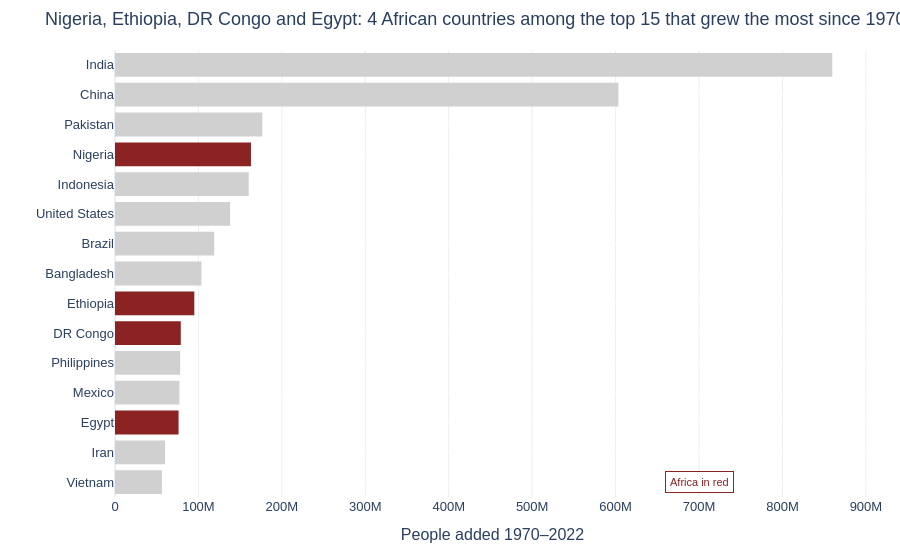

The notebook cell saved with this chart:
### Markdown cell above
**Chart choice & justification:** *Which chart did you choose, and why? Justify design choices.

I chose a sorted horizontal bar chart. The question is about ranking, and with sorted bars we can read the order very quickly. I made it horizontal because the country names are too long and horizontaly they are easy to read. The axis starts from zero. The African countries are red and all others are grey, because the question is about Africa so we make it colorful, so we can count the 4 red bars with one look. Instead of a legend, I added a small box that says red is for Africa.

### Code cell
# Q2
df['Added'] = df['2022 Population'] - df['1970 Population']

top15 = df.nlargest(15, 'Added').sort_values('Added')
top15 = top15.copy()
top15['highlight'] = top15['Continent'].apply(
    lambda r: 'Africa' if r == 'Africa' else 'Other'
)
fig = px.bar(
    top15,
    x='Added', y='Country',
    orientation='h',
    color='highlight',
    color_discrete_map={
        'Africa': '#8b2323',  
        'Other':  '#D0D0D0' 
    },
    category_orders={'Country': top15.sort_values('Added', ascending=False)['Country'].tolist()},
    title='Nigeria, Ethiopia, DR Congo and Egypt: 4 African countries among the top 15 that grew the most since 1970',
    labels={'Added': 'People added 1970–2022', 'Country': '', 'highlight': ''},
    template='plotly_white',
    height=550
)
fig.update_traces(marker_line_width=0)

fig.update_layout(
    xaxis=dict(gridcolor='#EEEEEE'),
    yaxis=dict(gridcolor='white'),
    font=dict(family='Arial', size=13),
    margin=dict(l=10, r=30, t=50, b=40),
    showlegend=False
)
fig.add_annotation(
    x=700000000, y='Vietnam',
    text='Africa in red',
    showarrow=False,
    font=dict(color='#8b2323', size=11),
    bgcolor='white', bordercolor='#8b2323', borderwidth=1, borderpad=4
)

fig.show()

### Figure 1 — Plotly figure (JSON) as saved in the notebook; plotly's stock layout.template omitted (floating-point values rounded to 4 significant figures)
{"data": [{"hovertemplate": "=%{y}<br>People added 1970–2022=%{x}<extra></extra>", "legendgroup": "Other", "marker": {"color": "#D0D0D0", "line": {"width": 0}, "pattern": {"shape": ""}}, "name": "Other", "orientation": "h", "showlegend": true, "textposition": "auto", "type": "bar", "x": [56258007, 60100865, 77214819, 78123423, 103644512, 118943623, 137961517, 160272945, 176533990, 603352887, 859671872], "xaxis": "x", "y": ["Vietnam", "Iran", "Mexico", "Philippines", "Bangladesh", "Brazil", "United States", "Indonesia", "Pakistan", "China", "India"], "yaxis": "y"}, {"hovertemplate": "=%{y}<br>People added 1970–2022=%{x}<extra></extra>", "legendgroup": "Africa", "marker": {"color": "#8b2323", "line": {"width": 0}, "pattern": {"shape": ""}}, "name": "Africa", "orientation": "h", "showlegend": true, "textposition": "auto", "type": "bar", "x": [76208117, 78858479, 95071678, 162971948], "xaxis": "x", "y": ["Egypt", "DR Congo", "Ethiopia", "Nigeria"], "yaxis": "y"}], "layout": {"annotations": [{"bgcolor": "white", "bordercolor": "#8b2323", "borderpad": 4, "borderwidth": 1, "font": {"color": "#8b2323", "size": 11}, "showarrow": false, "text": "Africa in red", "x": 700000000, "y": "Vietnam"}], "barmode": "relative", "font": {"family": "Arial", "size": 13}, "height": 550, "legend": {"title": {"text": ""}, "tracegroupgap": 0}, "margin": {"b": 40, "l": 10, "r": 30, "t": 50}, "showlegend": false, "title": {"text": "Nigeria, Ethiopia, DR Congo and Egypt: 4 African countries among the top 15 that grew the most since 1970"}, "xaxis": {"anchor": "y", "domain": [0, 1], "gridcolor": "#EEEEEE", "title": {"text": "People added 1970–2022"}}, "yaxis": {"anchor": "x", "categoryarray": ["Vietnam", "Iran", "Egypt", "Mexico", "Philippines", "DR Congo", "Ethiopia", "Bangladesh", "Brazil", "United States", "Indonesia", "Nigeria", "Pakistan", "China", "India"], "categoryorder": "array", "domain": [0, 1], "gridcolor": "white", "title": {"text": ""}}}}
